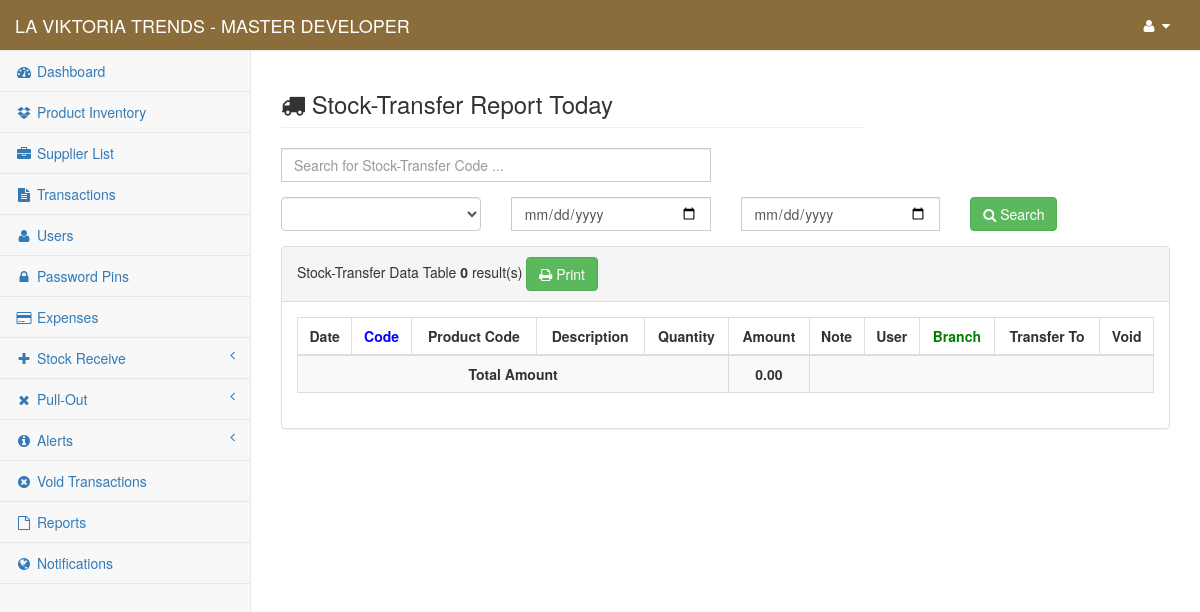
Screenshot of /content/admin/transfer_reports (signed in) with the database file from the repository.
### tables this page shows
CREATE TABLE `gy_my_project` (
  `gy_project` int(1) NOT NULL,
  `gy_project_name` text NOT NULL,
  `gy_project_address` text NOT NULL,
  `gy_system_title` text NOT NULL,
  `gy_year_origin` datetime NOT NULL
);

CREATE TABLE `gy_user` (
  `gy_user_id` int(10) NOT NULL,
  `gy_user_code` varchar(8) NOT NULL,
  `gy_full_name` varchar(255) NOT NULL,
  `gy_username` varchar(50) NOT NULL,
  `gy_password` varchar(100) NOT NULL,
  `gy_user_type` int(5) NOT NULL,
  `gy_user_status` int(1) NOT NULL,
  `gy_branch_id` int(11) NOT NULL
);

### conf/my_project.php (called while the page is built, shortened)
<?php
	include 'conn.php';
	$find_my_data=$link->query("Select * From `gy_my_project` Where `gy_project`='1'");
	$my_project_detail=$find_my_data->fetch_array();
	$my_project_name = $my_project_detail['gy_project_name'];
?>

### content/admin/session.php (called while the page is built, shortened)
<?php
    $user_id = $_SESSION['fus_user_id'];
    $identify_user=$link->query("Select * From `gy_user` Where `gy_user_id`='$user_id'");
    $row=$identify_user->fetch_array();
    $user_info = $row['gy_full_name'];
?>

### content/admin/transfer_reports.php (the view, shortened to what this page needs)
<?php
    include("../../conf/function.php");
    include("session.php");
    include("../../conf/my_project.php");
    $my_project_header_title = "Stock-Transfer Report Today";
    $date_now = date("Y-m-d");
    $my_query=$link->query("Select * From `gy_stock_transfer` Where date(`gy_transfer_date`)='$date_now' Order By `gy_transfer_date` DESC");
    $count_results=$my_query->num_rows;
?>
<!DOCTYPE html>
<html lang="en">
    <?php include 'head.php'; ?>
<body>
    <div id="wrapper">
        <?php include 'nav.php'; ?>
        <div id="page-wrapper">
            <div class="row">
                <div class="col-lg-8">
                    <h3 class="page-header"><i class="fa fa-truck"></i> <?php echo $my_project_header_title; ?></h3>
                </div>
                <div class="col-lg-4">
                </div>
            </div>
            <div class="row">
                <div class="col-md-12">
                    <div class="row">
                        <div class="col-md-6">
                            <div class="form-group">
                                <form method="post" enctype="multipart/form-data" action="redirect_manager">
                                    <input type="text" class="form-control" placeholder="Search for Stock-Transfer Code ..." name="transfer_entry_search" style="border-radius: 0px;" autofocus required>
                                </form>
                            </div>
                        </div>
                        <div class="col-md-12">
                            <div class="row">
                                <form method="post" id="my_form" enctype="multipart/form-data" action="redirect_manager">
                                    <div class="col-md-3">
                                        <div class="form-group">
                                            <select class="form-control" name="transfer_branch_search" id="transfer_branch_search" required>
                                                <option></option>
                                                <option value="">All Branch</option>
                                            </select>
                                        </div>
                                    </div>
                                    <div class="col-md-3">
                                        <div class="form-group">
                                            <input type="date" class="form-control" name="transfer_date_search_f" id="transfer_date_search1" style="border-radius: 0px;" required>
                                        </div>
                                    </div>
                                    <div class="col-md-3">
                                        <div class="form-group">
                                            <input type="date" class="form-control" name="transfer_date_search_t" id="transfer_date_search2" style="border-radius: 0px;" required>
                                        </div>
                                    </div>
                                    <div class="col-md-3">
                                        <button type="submit" name="transfer_btn" class="btn btn-success" title="click to search stock transfer data by date ..."><i class="fa fa-search"></i> Search</button>
                                    </div>
                                </form>
                            </div>
                        </div>
                    </div>
                    <div class="panel panel-default">
                        <div class="panel-heading">
                            Stock-Transfer Data Table <b><?php echo 0+$count_results; ?></b> result(s) <a href="print_tsummary?datef=<?php echo date('Y-m-d'); ?>&datet=<?php echo date('Y-m-d'); ?>&mode=date_search" onclick="window.open(this.href, 'mywin',
'left=20,top=20,width=1366,height=768,toolbar=1,resizable=0'); return false;"><button type="button" class="btn btn-success" title="click to print result ..."><i class="fa fa-print"></i> Print</button></a>
                        </div>
                        <div class="panel-body">
                            <div class="table-responsive">
                                <table class="table table-striped table-bordered table-hover">
                                    <thead>
                                        <tr>
                                            <th><center>Date</center></th>
                                            <th style="color: blue;"><center>Code</center></th>
                                            <th><center>Product Code</center></th>
                                            <th><center>Description</center></th>
                                            <th><center>Quantity</center></th>
                                            <th><center>Amount</center></th>
                                            <th><center>Note</center></th>
                                            <th><center>User</center></th>
                                            <th style="color: green;"><center>Branch</center></th>
                                            <th><center>Transfer To</center></th>
                                            <th><center>Void</center></th>
                                        </tr>
                                    </thead>
                                    <tbody>
                                    <?php
                                        $total_amount="";
                                    ?>
                                    <tr>
                                        <td colspan="5"><b><center>Total Amount</center></b></td>
                                        <td><b><center><?php echo @number_format($total_amount,2); ?></center></b></td>
                                        <td colspan="5"></td>
                                    </tr>
                                    </tbody>
                                </table>
                            </div>
                        </div>
                    </div>
                </div>
            </div>
        </div>
    </div>
</body>
</html>

### content/admin/nav.php (shortened to what this page needs)
<nav class="navbar navbar-default navbar-static-top" role="navigation" style="margin-bottom: 0; background-color: #8a6d3b; color: #fff;">
    <div class="navbar-header">
        <a class="navbar-brand" href="index"><span style="text-transform: uppercase; color: #fff;"><?php echo $my_project_name; ?> <?php echo $my_project_title; ?> - <?php echo $user_info ?></span></a>
    </div>
    <div class="full-right">
    <ul class="nav navbar-top-links navbar-right">
        <li class="dropdown">
            <a class="dropdown-toggle" data-toggle="dropdown" id="navi" href="#">
                <i class="fa fa-user fa-fw"></i>  <i class="fa fa-caret-down"></i>
            </a>
        </li>
    </ul>
    </div>
        <?php include("side-panel.php"); ?>
</nav>

### content/admin/nav.php (style rules this page uses)
#navi { color: #fff; }

### rows the page displays
gy_my_project: gy_project_name "LA VIKTORIA TRENDS"
gy_user: gy_full_name "MASTER DEVELOPER"

### other values shown
$my_project_header_title "Stock-Transfer Report Today"
0+$count_results "0"
